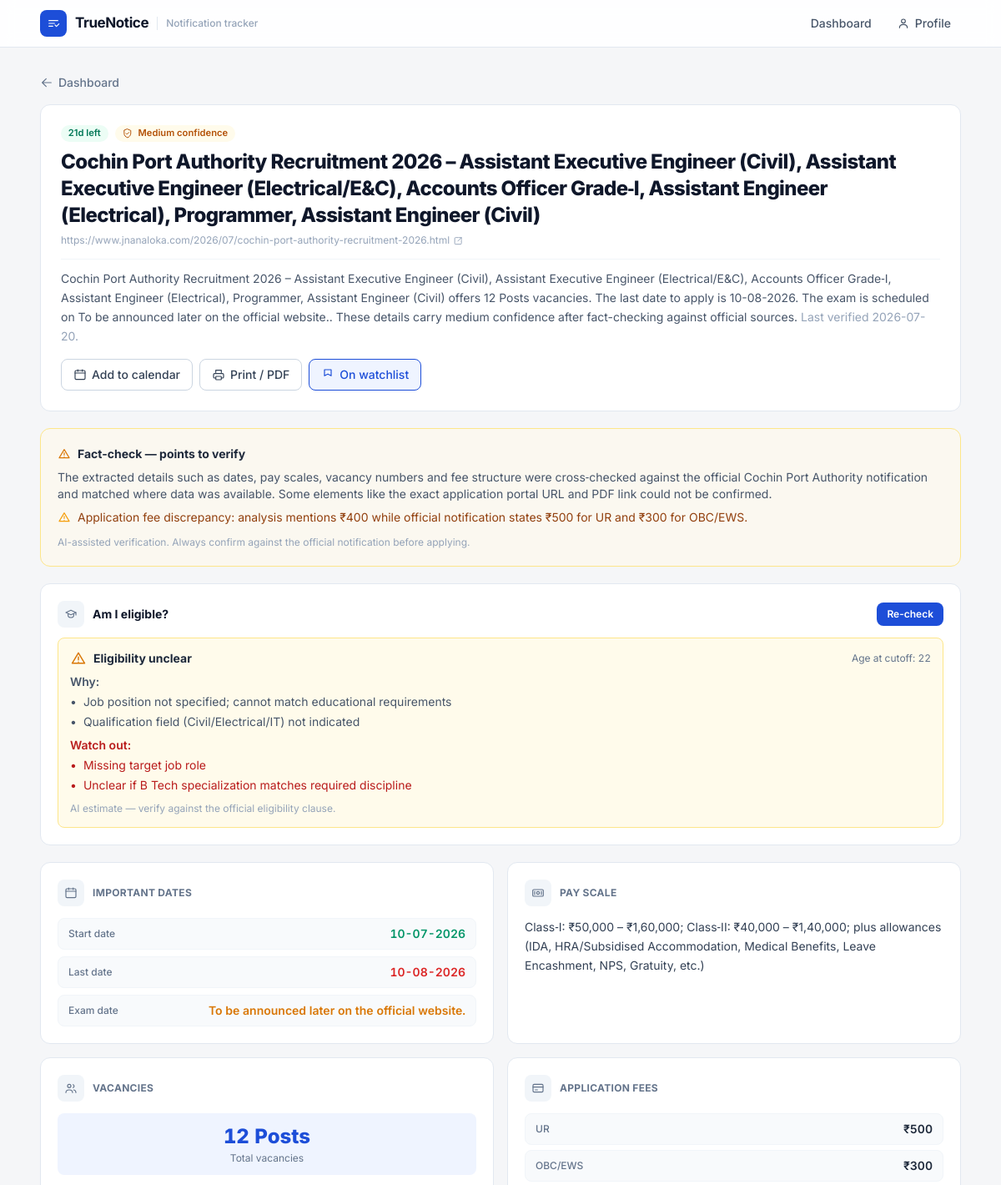
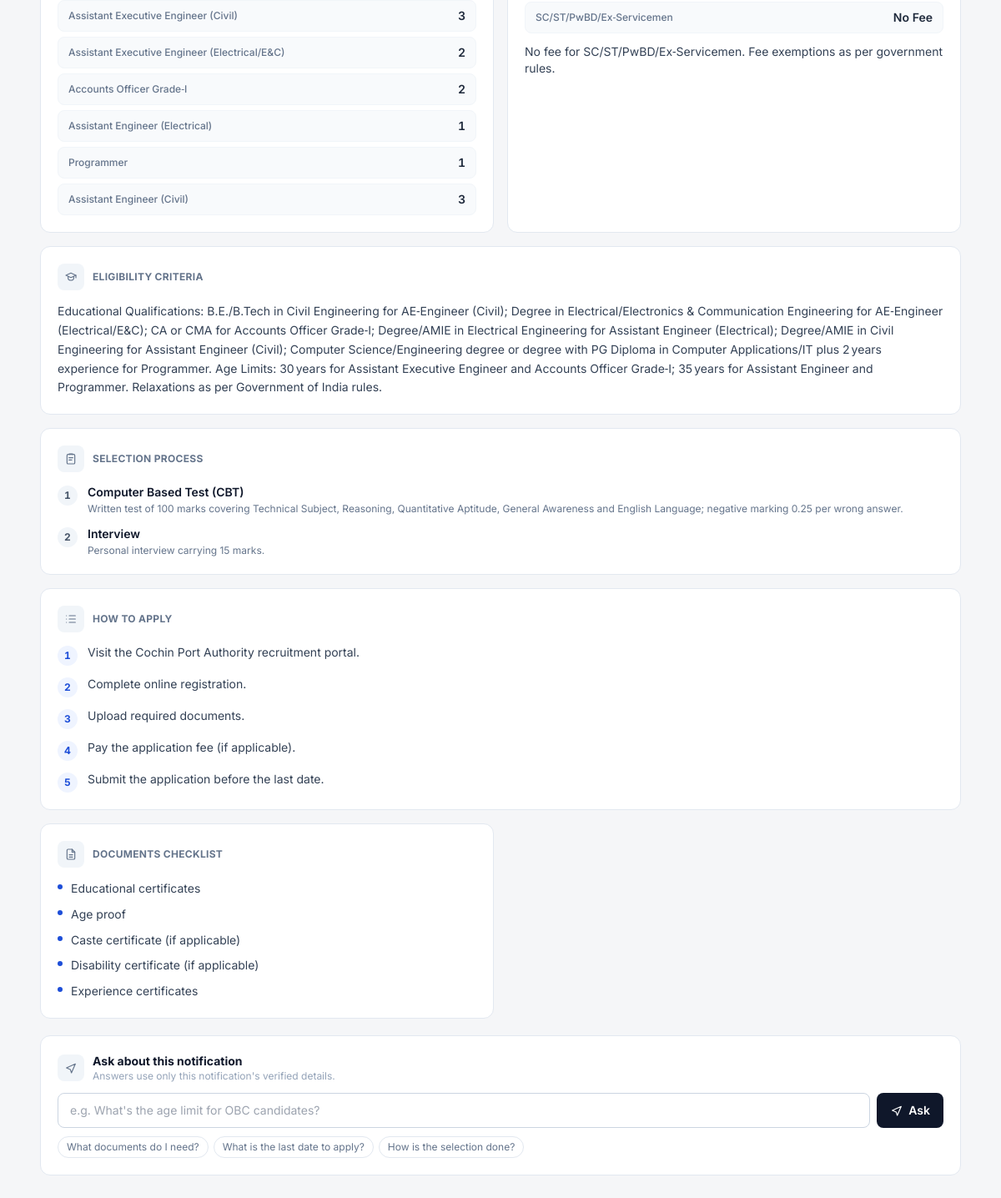
The app's page /notification/f781b3ce-c18c-4d50-ad9e-6ae7fd4e6ba3 with its own data (2 pictures, top to bottom).
### tables this page shows
CREATE TABLE notifications (
                id               TEXT PRIMARY KEY,
                created_at       TEXT NOT NULL,
                source_type      TEXT NOT NULL,
                source_url       TEXT,
                job_title        TEXT NOT NULL,
                data_json        TEXT NOT NULL,
                analysis_text    TEXT,
                last_date        TEXT,
                exam_date        TEXT,
                pinned           INTEGER NOT NULL DEFAULT 0,
                eligibility_json TEXT
            );

### app.py (the view)
@app.route("/notification/<notif_id>")
def notification_detail(notif_id):
    notif = db.get_notification(notif_id)
    if not notif:
        abort(404)
    profile = db.get_profile()
    return render_template(
        "detail.html",
        notif=notif,
        profile=profile,
        job_ld=build_job_posting_ld(notif),
        faq_ld=build_faq_ld(notif),
    )

### app.py (called while the page is built)
@app.template_global("status_of")
def status_of(last_date_str: Optional[str]) -> dict:
    dt = _parse_date(last_date_str) if last_date_str else None
    if dt is None:
        return {"key": "unknown", "label": "Date unknown", "days": None, "iso": None}
    days = (dt.date() - datetime.now().date()).days
    iso = dt.strftime("%Y-%m-%d")
    if days < 0:
        return {"key": "closed", "label": "Closed", "days": days, "iso": iso}
    if days == 0:
        return {"key": "today", "label": "Closes today", "days": 0, "iso": iso}
    if days <= 7:
        return {"key": "soon", "label": f"{days}d left", "days": days, "iso": iso}
    return {"key": "open", "label": f"{days}d left", "days": days, "iso": iso}

def _parse_date(date_str: str) -> Optional[datetime]:
    formats = [
        "%d-%m-%Y", "%d/%m/%Y", "%Y-%m-%d",
        "%d %B %Y", "%d %b %Y",
        "%B %d, %Y", "%b %d, %Y",
        "%d.%m.%Y", "%Y/%m/%d",
    ]
    for fmt in formats:
        try:
            return datetime.strptime(date_str.strip(), fmt)
        except (ValueError, AttributeError):
            continue
    return None

def _org_name_from_url(url: Optional[str]) -> Optional[str]:
    if not url:
        return None
    try:
        return urlparse(url).netloc or None
    except ValueError:
        return None

### db.py (called while the page is built)
def _connect() -> sqlite3.Connection:
    conn = sqlite3.connect(DB_PATH)
    conn.row_factory = sqlite3.Row
    conn.execute("PRAGMA foreign_keys = ON")
    return conn

def _row_to_notification(row: sqlite3.Row) -> dict:
    return {
        "id": row["id"],
        "created_at": row["created_at"],
        "source_type": row["source_type"],
        "source_url": row["source_url"],
        "job_title": row["job_title"],
        "data": json.loads(row["data_json"]),
        "analysis_text": row["analysis_text"],
        "last_date": row["last_date"],
        "exam_date": row["exam_date"],
        "pinned": bool(row["pinned"]),
        "eligibility": json.loads(row["eligibility_json"]) if row["eligibility_json"] else None,
    }

def get_notification(notif_id: str) -> Optional[dict]:
    with _connect() as conn:
        row = conn.execute(
            "SELECT * FROM notifications WHERE id = ?", (notif_id,)
        ).fetchone()
    return _row_to_notification(row) if row else None

### templates/detail.html (shortened to what this page needs)
{% extends "base.html" %}
{% import "_macros.html" as m %}
{% set d = notif.data %}
{% set st = status_of(notif.last_date) %}
{% set vac_total = d.vacancies.total if d.vacancies else None %}
{% set seo_desc = [
    d.job_title,
    ('Last date to apply: ' ~ d.dates.last_date ~ '.') if d.dates and d.dates.last_date else None,
    (vac_total ~ ' vacancies.') if vac_total else None,
    'Fact-checked against official sources by TrueNotice.',
] | select | join(' ') %}
{% block content %}
<a href="/" class="no-print inline-flex items-center gap-1.5 text-sm font-medium text-slate-500 hover:text-accent mb-4">
    <svg class="icon icon-sm"><use href="#i-back"/></svg> Dashboard
</a>
<div class="bg-white rounded-xl border border-slate-200 p-5 sm:p-6 mb-5">
    <div class="flex flex-wrap items-center gap-2 mb-2">
        <span class="chip chip-{{ st.key }}" {% if st.iso %}data-countdown="{{ st.iso }}"{% endif %}>{{ st.label }}</span>
        {% if d.confidence_level %}
        {% set cc = {'High':'chip-open','Medium':'chip-soon','Low':'chip-closed'} %}
        <span class="chip {{ cc.get(d.confidence_level, 'chip-unknown') }}">
            <svg class="icon" style="width:.85rem;height:.85rem"><use href="#i-shield"/></svg>
            {{ d.confidence_level }} confidence
        </span>
        {% endif %}
    </div>
    <h1 class="text-xl sm:text-2xl font-extrabold tracking-tight leading-snug">{{ d.job_title }}</h1>
    {% if notif.source_url %}
    <a href="{{ notif.source_url }}" target="_blank" rel="noopener noreferrer" class="no-print inline-flex items-center gap-1 text-xs text-slate-400 hover:text-accent mt-1.5 break-all">
        {{ notif.source_url }} <svg class="icon" style="width:.8rem;height:.8rem"><use href="#i-external"/></svg>
    </a>
    {% endif %}
    <p class="text-sm text-slate-600 mt-3 pt-3 border-t border-slate-100 leading-relaxed">
        {{ d.job_title }}{% if vac_total %} offers {{ vac_total }} vacancies{% endif %}.
        {% if d.dates and d.dates.last_date %}The last date to apply is {{ d.dates.last_date }}.{% endif %}
        {% if d.dates and d.dates.exam_date %}The exam is scheduled on {{ d.dates.exam_date }}.{% endif %}
        {% if d.confidence_level %}These details carry {{ d.confidence_level|lower }} confidence after fact-checking against official sources.{% endif %}
        <span class="text-slate-400">Last verified {{ notif.created_at[:10] }}.</span>
    </p>
    <div class="no-print flex flex-wrap gap-2 mt-4">
        {% if d.dates and (d.dates.start_date or d.dates.last_date or d.dates.exam_date) %}
        <a href="/notification/{{ notif.id }}/calendar.ics"
           class="inline-flex items-center gap-1.5 px-3.5 py-2 rounded-lg border border-slate-300 text-slate-700 text-sm font-medium hover:bg-slate-50">
            <svg class="icon icon-sm"><use href="#i-calendar"/></svg> Add to calendar
        </a>
        {% endif %}
        <a href="/notification/{{ notif.id }}/print" target="_blank"
           class="inline-flex items-center gap-1.5 px-3.5 py-2 rounded-lg border border-slate-300 text-slate-700 text-sm font-medium hover:bg-slate-50">
            <svg class="icon icon-sm"><use href="#i-printer"/></svg> Print / PDF
        </a>
        <button id="pin-btn" data-pinned="{{ 'true' if notif.pinned else 'false' }}"
           class="inline-flex items-center gap-1.5 px-3.5 py-2 rounded-lg border text-sm font-medium transition-colors
                  {{ 'border-accent text-accent bg-accent-soft' if notif.pinned else 'border-slate-300 text-slate-700 hover:bg-slate-50' }}">
            <svg class="icon icon-sm"><use href="#i-pin"/></svg> <span id="pin-label">{{ 'On watchlist' if notif.pinned else 'Watchlist' }}</span>
        </button>
    </div>
</div>
{% if d.fact_check_summary or d.discrepancies %}
{% set has_disc = d.discrepancies and d.discrepancies|length > 0 %}
<div class="rounded-xl border p-5 mb-5 {{ 'bg-amber-50/60 border-amber-200' if has_disc else 'bg-emerald-50/60 border-emerald-200' }}">
    <div class="flex items-center gap-2 mb-2">
        <svg class="icon icon-sm {{ 'text-amber-600' if has_disc else 'text-emerald-600' }}"><use href="#{{ 'i-alert' if has_disc else 'i-shield' }}"/></svg>
        <h3 class="text-sm font-bold text-slate-800">Fact-check {{ '— points to verify' if has_disc else '— details corroborated' }}</h3>
    </div>
    {% if d.fact_check_summary %}<div class="text-sm text-slate-600">{{ d.fact_check_summary|fmt }}</div>{% endif %}
    {% if has_disc %}
    <ul class="mt-2 space-y-1.5">
        {% for issue in d.discrepancies %}
        <li class="flex items-start gap-2 text-sm text-amber-800">
            <svg class="icon flex-shrink-0 mt-0.5 text-amber-500" style="width:1rem;height:1rem"><use href="#i-alert"/></svg>
            <span>{{ issue }}</span>
        </li>
        {% endfor %}
    </ul>
    {% endif %}
    <p class="text-xs text-slate-400 mt-3">AI-assisted verification. Always confirm against the official notification before applying.</p>
</div>
{% endif %}
<div id="elig-card" class="bg-white rounded-xl border border-slate-200 p-5 mb-5">
    <div class="flex items-center justify-between gap-3 mb-1">
        <div class="flex items-center gap-2.5">
            <span class="w-8 h-8 rounded-lg bg-slate-100 text-slate-500 flex items-center justify-center"><svg class="icon icon-sm"><use href="#i-cap"/></svg></span>
            <h3 class="text-sm font-bold">Am I eligible?</h3>
        </div>
        <button id="elig-btn" class="no-print px-3 py-1.5 rounded-lg bg-accent hover:bg-accent-dark text-white text-xs font-semibold transition-colors">
            {{ 'Re-check' if notif.eligibility else 'Check eligibility' }}
        </button>
    </div>
    <div id="elig-body" class="mt-3 text-sm">
        {% if not profile or not profile.dob %}
        <p class="text-slate-500">Set your <button onclick="openProfile()" class="text-accent font-medium underline">profile</button> once to check eligibility against this and every notification.</p>
        {% elif notif.eligibility %}
        {% include "_eligibility.html" with context %}
        {% else %}
        <p class="text-slate-500">Click <span class="font-medium text-slate-700">Check eligibility</span> to compare this notification against your profile.</p>
        {% endif %}
    </div>
</div>
<div class="grid grid-cols-1 lg:grid-cols-2 gap-4">
    {% if d.dates and (d.dates.start_date or d.dates.last_date or d.dates.exam_date or d.dates.age_cutoff_date) %}
        {% call m.card('Important dates', 'i-calendar') %}{{ m.dates(d.dates) }}{% endcall %}
    {% endif %}
    {% if d.pay_scale %}
        {% call m.card('Pay scale', 'i-cash') %}{{ d.pay_scale|fmt }}{% endcall %}
    {% endif %}
    {% if d.vacancies and (d.vacancies.total or d.vacancies.breakdown) %}
        {% call m.card('Vacancies', 'i-users') %}{{ m.vacancy(d.vacancies) }}{% endcall %}
    {% endif %}
    {% if d.fees and (d.fees.breakdown or d.fees.payment_mode or d.fees.notes) %}
        {% call m.card('Application fees', 'i-card') %}{{ m.fees(d.fees) }}{% endcall %}
    {% endif %}
    {% if d.eligibility %}
        <div class="lg:col-span-2">{% call m.card('Eligibility criteria', 'i-cap') %}{{ d.eligibility|fmt }}{% endcall %}</div>
    {% endif %}
    {% if d.selection_process %}
        <div class="lg:col-span-2">{% call m.card('Selection process', 'i-clipboard') %}{{ m.stages(d.selection_process) }}{% endcall %}</div>
    {% endif %}
    {% if d.how_to_apply_guide %}
        <div class="lg:col-span-2">{% call m.card('How to apply', 'i-steps') %}{{ m.steps(d.how_to_apply_guide) }}{% endcall %}</div>
    {% endif %}
    {% if d.documents_checklist %}
        {% call m.card('Documents checklist', 'i-doc') %}{{ m.bullets(d.documents_checklist) }}{% endcall %}
    {% endif %}
</div>
<div class="no-print bg-white rounded-xl border border-slate-200 p-5 mt-5">
    <div class="flex items-center gap-2.5 mb-3">
        <span class="w-8 h-8 rounded-lg bg-slate-100 text-slate-500 flex items-center justify-center"><svg class="icon icon-sm"><use href="#i-send"/></svg></span>
        <div>
            <h3 class="text-sm font-bold">Ask about this notification</h3>
            <p class="text-xs text-slate-400">Answers use only this notification's verified details.</p>
        </div>
    </div>
    <div class="flex gap-2">
        <input id="ask-input" type="text" placeholder="e.g. What's the age limit for OBC candidates?"
               class="flex-1 px-3.5 py-2.5 rounded-lg border border-slate-300 text-sm focus:outline-none focus:ring-2 focus:ring-accent/40 focus:border-accent">
        <button id="ask-btn" class="px-4 py-2.5 rounded-lg bg-slate-900 hover:bg-slate-800 text-white text-sm font-semibold flex items-center gap-1.5">
            <svg class="icon icon-sm"><use href="#i-send"/></svg> Ask
        </button>
    </div>
    <div class="flex flex-wrap gap-1.5 mt-2.5" id="ask-suggestions">
        {% for q in ['What documents do I need?', 'What is the last date to apply?', 'How is the selection done?'] %}
        <button class="ask-chip text-xs px-2.5 py-1 rounded-full border border-slate-200 text-slate-500 hover:border-accent hover:text-accent transition-colors">{{ q }}</button>
        {% endfor %}
    </div>
</div>
{% endblock %}

### templates/base.html (style rules this page uses)
*, *::before, *::after { box-sizing: border-box; }
html { scroll-behavior: smooth; }
body { -webkit-font-smoothing: antialiased; -moz-osx-font-smoothing: grayscale; }
:root { --accent: #1d4ed8; }
.icon { width: 1.25rem; height: 1.25rem; stroke: currentColor; fill: none; stroke-width: 1.75; stroke-linecap: round; stroke-linejoin: round; }
.icon-sm { width: 1rem; height: 1rem; }
.text-accent { color: var(--accent); }
.chip { display: inline-flex; align-items: center; gap: .35rem; padding: .15rem .55rem; border-radius: 9999px; font-size: .7rem; font-weight: 600; line-height: 1.4; white-space: nowrap; }
.chip-open { background:#ecfdf5; color:#047857; }
.chip-soon { background:#fffbeb; color:#b45309; }

### records on screen
notifications: job_title "Cochin Port Authority Recruitment 2026 – Assistant Executive Engineer (Civil), Assistant Executive Engineer (Electrical/E&C), Accounts Officer Grade‑I, Assistant Engineer (Electrical), Programmer, Assistant Engineer (Civil)", source_url "https://www.jnanaloka.com/2026/07/cochin-port-authority-recruitment-2026.html", dates.exam_date "To be announced later on the official website.", created_at "2026-07-20", pinned "On watchlist"

### other values on screen
{{ st.label }} "21d left"
{{ d.confidence_level }} "Medium"
{{ d.dates.last_date }} "10-08-2026"
{{ d.confidence_level|lower }} "medium"
{{ '— points to verify' if has_disc else '— details corroborated' }} "— points to verify"
{{ issue }} "Application fee discrepancy: analysis mentions ₹400 while official notification states ₹500 for UR and ₹300 for OBC/EWS."
{{ 'Re-check' if notif.eligibility else 'Check eligibility' }} "Re-check"
{{ label }} "Eligibility unclear"
{{ e.computed_age }} "22"
{{ r }} "Job position not specified; cannot match educational requirements" "Qualification field (Civil/Electrical/IT) not indicated"
{{ b }} "Missing target job role" "Unclear if B Tech specialization matches required discipline"
{{ title }} "IMPORTANT DATES PAY SCALE VACANCIES APPLICATION FEES ELIGIBILITY CRITERIA SELECTION PROCESS HOW TO APPLY DOCUMENTS CHECKLIST"
{{ label }} "Start date" "Last date" "Exam date"
{{ val }} "10-07-2026" "10-08-2026" "To be announced later on the official website."
{{ d.pay_scale|fmt }} "Class‑I: ₹50,000 – ₹1,60,000; Class‑II: ₹40,000 – ₹1,40,000; plus allowances (IDA, HRA/Subsidised Accommodation, Medical Benefits, Leave Encashment, NPS, Gratuity, etc.)"
